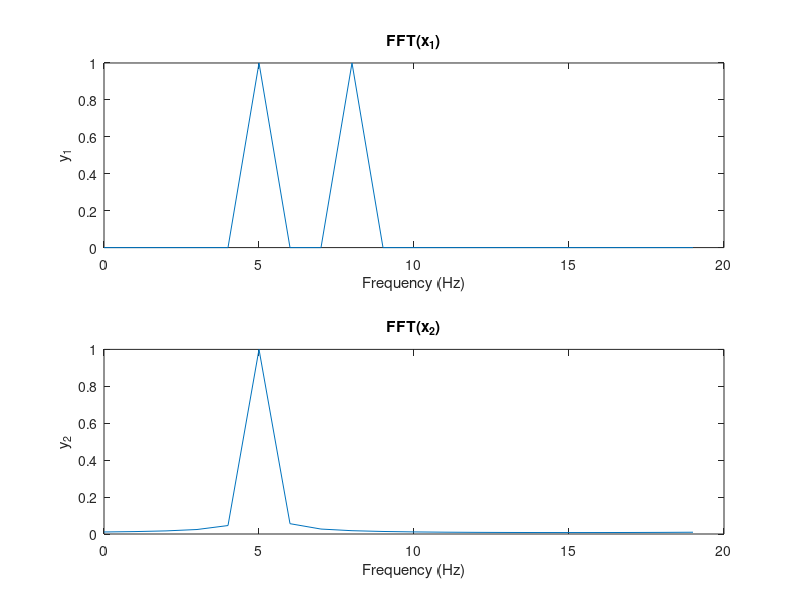
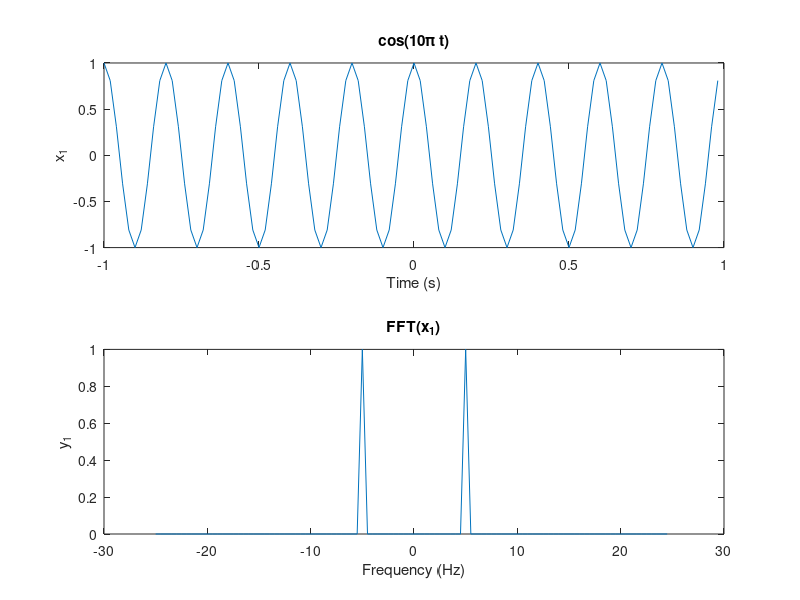

MATLAB code to generate these figures, in order: (Note: this script raises an error after producing the figures.)
%% Part 1

clear;
close all;
clc;

%% 1.0

fs = 20;
[tStart, tEnd, tStep] = deal(0, 1, 1 / fs);
t = tStart:tStep:tEnd - tStep;
N = length(t);
f = 0:(fs / N):((N - 1) * fs / N);
x1 = exp(1j * 2 * pi * 5 * t) + exp(1j * 2 * pi * 8 * t);
x2 = exp(1j * 2 * pi * 5 * t) + exp(1j * 2 * pi * 5.1 * t);
y1 = fft(x1);
y2 = fft(x2);

figure('Name', 'Frequency Resolution');
subplot(2, 1, 1);
plot(f, abs(y1) / max(abs(y1)));
xlabel('Frequency (Hz)');
ylabel('y_1');
title('FFT(x_1)');
subplot(2, 1, 2);
plot(f, abs(y2) / max(abs(y2)));
xlabel('Frequency (Hz)');
ylabel('y_2');
title('FFT(x_2)');

%% 1.1

fs = 50;
[tStart, tEnd, tStep] = deal(-1, 1, 1 / fs);
t = tStart:tStep:tEnd - tStep;
N = length(t);
f = (-fs / 2):(fs / N):(fs / 2 - fs / N);
x1 = cos(2 * pi * 5 * t);
y1 = fftshift(fft(x1));

figure('Name', 'cos(10\pi t)');
subplot(2, 1, 1);
plot(t, x1);
xlabel('Time (s)');
ylabel('x_1');
title('cos(10\pi t)');
subplot(2, 1, 2);
plot(f, abs(y1) / max(abs(y1)));
xlabel('Frequency (Hz)');
ylabel('y_1');
title('FFT(x_1)');

%% 1.2

fs = 50;
[tStart, tEnd, tStep] = deal(-1, 1, 1 / fs);
t = tStart:tStep:tEnd - tStep;
N = length(t);
f = (-fs / 2):(fs / N):(fs / 2 - fs / N);
x2 = rectangularPulse(t);
y2 = fftshift(fft(x2));

figure('Name', '\Pi(t)');
subplot(2, 1, 1);
plot(t, x2);
xlabel('Time (s)');
ylabel('x_2');
title('\Pi(t)');
subplot(2, 1, 2);
plot(f, abs(y2) / max(abs(y2)));
xlabel('Frequency (Hz)');
ylabel('y_2');
title('FFT(x_2)');

%% 1.3

fs = 50;
[tStart, tEnd, tStep] = deal(-1, 1, 1 / fs);
t = tStart:tStep:tEnd - tStep;
N = length(t);
f = (-fs / 2):(fs / N):(fs / 2 - fs / N);
x3 = x1 .* x2;
y3 = fftshift(fft(x3));

figure('Name', 'cos(10\pi t) \Pi(t)');
subplot(2, 1, 1);
plot(t, x3);
xlabel('Time (s)');
ylabel('x_3');
title('cos(10\pi t) \Pi(t)');
subplot(2, 1, 2);
plot(f, abs(y3) / max(abs(y3)));
xlabel('Frequency (Hz)');
ylabel('y_3');
title('FFT(x_3)');

%% 1.4

fs = 100;
[tStart, tEnd, tStep] = deal(0, 1, 1 / fs);
t = tStart:tStep:tEnd - tStep;
N = length(t);
f = 0:(fs / N):((N - 1) * fs / N);
x4 = cos(2 * pi * 15 * t + 0.25 * pi);
y4 = fft(x4);
smallValue = 1e-6;
y4(abs(y4) < smallValue) = 0;
theta4 = angle(y4);

figure('Name', 'cos(30\pi t + \pi/4)');
subplot(2, 1, 1);
plot(f, abs(y4) / max(abs(y4)));
xlabel('Frequency (Hz)');
ylabel('y_4');
title('FFT(x_4)');
subplot(2, 1, 2);
plot(f, theta4 / pi);
xlabel('Frequency (Hz)');
ylabel('\theta_4/\pi');
title('Phase of FFT(x_4)');

%% 1.5

fs = 50;
[tStart, tEnd, tStep] = deal(-19, 19, 1 / fs);
t = tStart:tStep:tEnd - tStep;
N = length(t);
f = (-fs / 2):(fs / N):(fs / 2 - fs / N);
x5 = zeros(1, N);
for k = -9:9
    x5 = x5 + rectangularPulse(t - 2 * k);
end
y5 = fftshift(fft(x5));

figure('Name', 'Rectangular Pulse Train');
subplot(2, 1, 1);
plot(t, x5);
xticks(-20:2:20);
xlabel('Time (s)');
ylabel('x_5');
title('\Pi(t - 2k)');
subplot(2, 1, 2);
plot(f, abs(y5) / max(abs(y5)));
xlabel('Frequency (Hz)');
ylabel('y_5');
title('FFT(x_5)');
